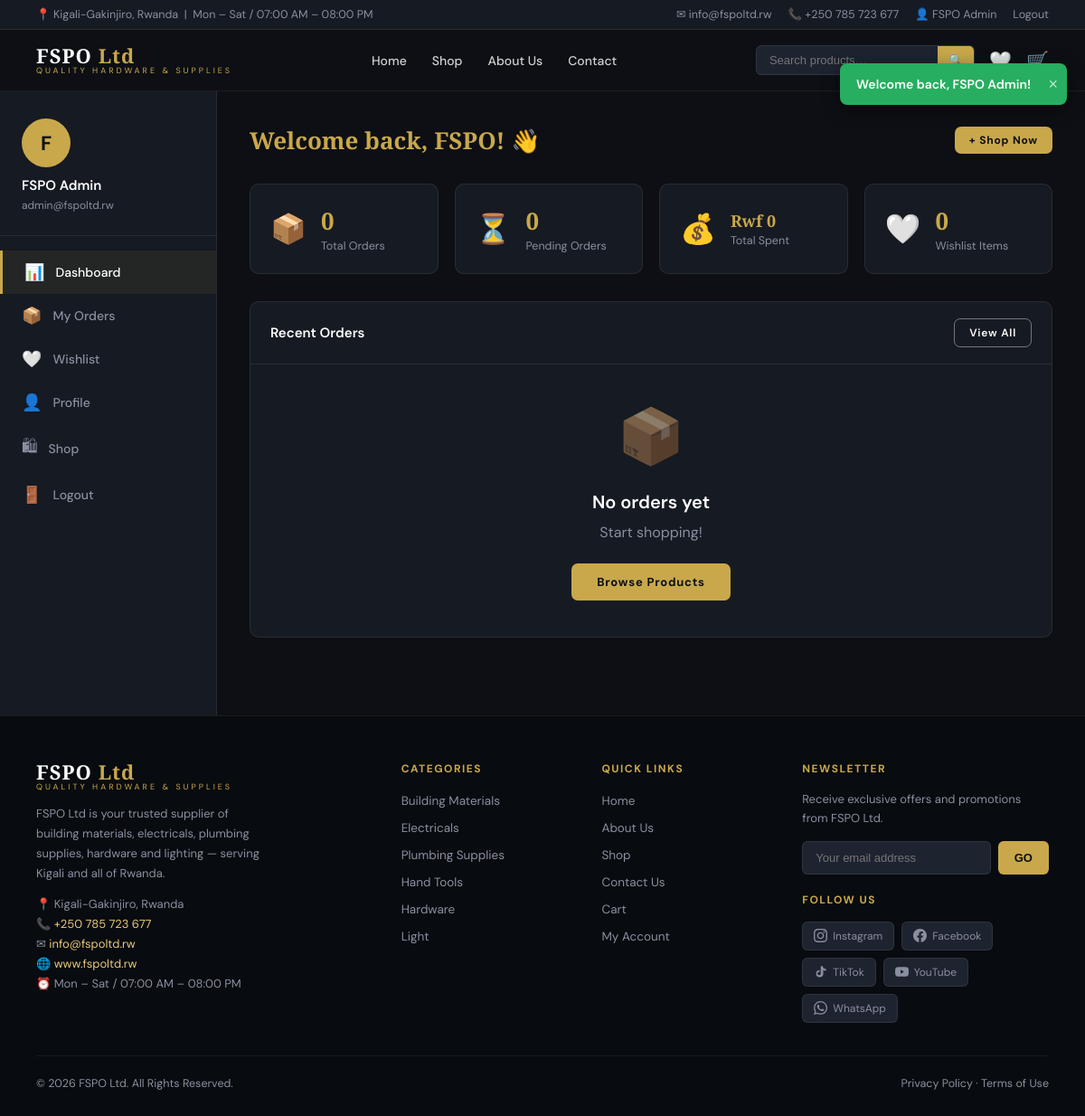
Screenshot of /client/dashboard.php (signed in) with the database file from the repository.
### tables this page shows
CREATE TABLE IF NOT EXISTS users (
    id INT AUTO_INCREMENT PRIMARY KEY,
    name VARCHAR(100) NOT NULL,
    email VARCHAR(150) UNIQUE NOT NULL,
    phone VARCHAR(20),
    password VARCHAR(255) NOT NULL,
    role ENUM('client','admin') DEFAULT 'client',
    avatar VARCHAR(255) DEFAULT NULL,
    address TEXT DEFAULT NULL,
    created_at TIMESTAMP DEFAULT CURRENT_TIMESTAMP,
    updated_at TIMESTAMP DEFAULT CURRENT_TIMESTAMP ON UPDATE CURRENT_TIMESTAMP
);

### includes/config.php (called while the page is built, shortened)
<?php
function formatRwf(float $amount): string {
    return 'Rwf ' . number_format($amount, 0, '.', ',');
}
function sanitize(string $str): string {
    return htmlspecialchars(trim($str), ENT_QUOTES, 'UTF-8');
}

### client/dashboard.php (the view, shortened to what this page needs)
<?php
require_once '../includes/config.php';
$db = getDB();
$uid = $_SESSION['user_id'];
$user = $db->prepare("SELECT * FROM users WHERE id=?");
$user->execute([$uid]);
$user = $user->fetch();
$totalOrders   = $db->prepare("SELECT COUNT(*) FROM orders WHERE user_id=?"); $totalOrders->execute([$uid]); $totalOrders = (int)$totalOrders->fetchColumn();
$totalSpent    = $db->prepare("SELECT COALESCE(SUM(total_amount),0) FROM orders WHERE user_id=? AND payment_status='paid'"); $totalSpent->execute([$uid]); $totalSpent = (float)$totalSpent->fetchColumn();
$pendingOrders = $db->prepare("SELECT COUNT(*) FROM orders WHERE user_id=? AND order_status='pending'"); $pendingOrders->execute([$uid]); $pendingOrders = (int)$pendingOrders->fetchColumn();
$wishlistCount = $db->prepare("SELECT COUNT(*) FROM wishlist WHERE user_id=?"); $wishlistCount->execute([$uid]); $wishlistCount = (int)$wishlistCount->fetchColumn();
$recentOrders = $db->prepare("SELECT * FROM orders WHERE user_id=? ORDER BY created_at DESC LIMIT 5");
$recentOrders->execute([$uid]);
$recentOrders = $recentOrders->fetchAll();
include '../includes/header.php';
?>
<div class="dashboard-layout">
  <aside class="sidebar">
    <div class="sidebar-user">
      <div class="avatar"><?= strtoupper(substr($user['name'],0,1)) ?></div>
      <h4><?= sanitize($user['name']) ?></h4>
      <small><?= sanitize($user['email']) ?></small>
    </div>
    <nav class="sidebar-nav">
      <a href="dashboard.php" class="active"><span class="nav-icon-dash">📊</span> Dashboard</a>
      <a href="orders.php"><span class="nav-icon-dash">📦</span> My Orders</a>
      <a href="../wishlist.php"><span class="nav-icon-dash">🤍</span> Wishlist</a>
      <a href="profile.php"><span class="nav-icon-dash">👤</span> Profile</a>
      <a href="../shop.php"><span class="nav-icon-dash">🛍</span> Shop</a>
      <a href="../logout.php"><span class="nav-icon-dash">🚪</span> Logout</a>
    </nav>
  </aside>
  <div class="dash-content">
    <div class="dash-header">
      <h1>Welcome back, <?= sanitize(explode(' ',$user['name'])[0]) ?>! 👋</h1>
      <a href="../shop.php" class="btn btn-gold btn-sm">+ Shop Now</a>
    </div>
    <div class="stat-cards">
      <div class="stat-card"><div class="stat-icon">📦</div><div class="stat-info"><h3><?= $totalOrders ?></h3><p>Total Orders</p></div></div>
      <div class="stat-card"><div class="stat-icon">⏳</div><div class="stat-info"><h3><?= $pendingOrders ?></h3><p>Pending Orders</p></div></div>
      <div class="stat-card"><div class="stat-icon">💰</div><div class="stat-info"><h3 style="font-size:18px"><?= formatRwf($totalSpent) ?></h3><p>Total Spent</p></div></div>
      <div class="stat-card"><div class="stat-icon">🤍</div><div class="stat-info"><h3><?= $wishlistCount ?></h3><p>Wishlist Items</p></div></div>
    </div>
    <div class="dash-table-card">
      <div class="dash-table-card-header">
        <h3>Recent Orders</h3>
        <a href="orders.php" class="btn btn-outline btn-sm">View All</a>
      </div>
      <?php if (empty($recentOrders)): ?>
      <div class="empty-state" style="padding:40px"><div class="icon">📦</div><h3>No orders yet</h3><p>Start shopping!</p><a href="../shop.php" class="btn btn-gold">Browse Products</a></div>
      <?php endif; ?>
    </div>
  </div>
</div>
<?php include '../includes/footer.php'; ?>

### css/style.css (style rules this page uses)
:root { --gold: #C9A84C; --gold-light: #E8C97A; --dark: #0D0F14; --dark2: #161A22; --dark3: #1E2330; --cream: #F5EDD8; --white: #FFFFFF; --green: #2A5C3F; --green-btn: #2E6B49; --text-muted: #8A8FA0; --danger: #E74C3C; --success: #27AE60; --warning: #F39C12; --info: #2980B9; --border: rgba(255,255,255,0.08); --radius: 10px; --shadow: 0 8px 32px rgba(0,0,0,0.35); }
* { margin: 0; padding: 0; box-sizing: border-box; }
html { scroll-behavior: smooth; }
body { font-family: 'DM Sans', sans-serif; background: var(--dark); color: var(--white); overflow-x: hidden; }
a { color: inherit; text-decoration: none; }
.btn { display: inline-flex; align-items: center; gap: 7px; padding: 12px 28px; border-radius: 7px; font-size: 13px; font-weight: 600; letter-spacing: 0.8px; cursor: pointer; border: none; transition: all .2s; text-align: center; }
.btn-gold { background: var(--gold); color: var(--dark); font-weight: 700; }
.btn-outline { background: transparent; border: 1.5px solid rgba(255,255,255,0.4); color: #fff; }
.btn-sm { padding: 7px 16px; font-size: 12px; }
.dashboard-layout { display: grid; grid-template-columns: 240px 1fr; min-height: calc(100vh - 110px); }
.sidebar { background: var(--dark2); border-right: 1px solid var(--border); padding: 30px 0; }
.sidebar-user { padding: 0 24px 24px; border-bottom: 1px solid var(--border); margin-bottom: 16px; }
.sidebar-user .avatar { width: 54px; height: 54px; background: var(--gold); border-radius: 50%; display: flex; align-items: center; justify-content: center; font-size: 22px; font-weight: 700; color: var(--dark); margin-bottom: 10px; }
.sidebar-user h4 { font-size: 15px; font-weight: 600; }
.sidebar-user small { color: var(--text-muted); font-size: 12px; }
.sidebar-nav a { display: flex; align-items: center; gap: 12px; padding: 12px 24px; color: var(--text-muted); font-size: 14px; font-weight: 500; transition: all .2s; }
.sidebar-nav a:hover, .sidebar-nav a.active { color: var(--white); background: rgba(201,168,76,0.08); border-left: 3px solid var(--gold); }
.sidebar-nav a .nav-icon-dash { font-size: 18px; }
.dash-content { padding: 36px; background: var(--dark); }
.dash-header { display: flex; justify-content: space-between; align-items: center; margin-bottom: 30px; }
.dash-header h1 { font-family: 'Playfair Display', serif; font-size: 26px; color: var(--gold); }
.stat-cards { display: grid; grid-template-columns: repeat(4, 1fr); gap: 18px; margin-bottom: 30px; }
.stat-card { background: var(--dark2); border: 1px solid var(--border); border-radius: var(--radius); padding: 22px; display: flex; align-items: center; gap: 16px; }
.stat-icon { font-size: 32px; }
.stat-info h3 { font-family: 'Playfair Display', serif; font-size: 26px; color: var(--gold); font-weight: 700; }
.stat-info p { font-size: 12.5px; color: var(--text-muted); margin-top: 2px; }
.dash-table-card { background: var(--dark2); border: 1px solid var(--border); border-radius: var(--radius); overflow: hidden; margin-bottom: 24px; }
.dash-table-card-header { display: flex; justify-content: space-between; align-items: center; padding: 18px 22px; border-bottom: 1px solid var(--border); }
.dash-table-card-header h3 { font-size: 15px; font-weight: 600; }
.empty-state { text-align: center; padding: 80px 20px; }
.empty-state .icon { font-size: 60px; margin-bottom: 20px; opacity: .5; }
.empty-state h3 { font-size: 20px; font-weight: 600; margin-bottom: 10px; }
.empty-state p { color: var(--text-muted); margin-bottom: 24px; }

### rows the page displays
users: name "F", name "FSPO Admin", email "admin@fspoltd.rw", name "FSPO"

### other values shown
$flash['msg'] "Welcome back, FSPO Admin!"
SITE_ADDRESS "Kigali-Gakinjiro, Rwanda"
SITE_HOURS "Mon – Sat / 07:00 AM – 08:00 PM"
SITE_EMAIL "info@fspoltd.rw"
SITE_PHONE "+250 785 723 677"
$_SESSION['user_name'] "FSPO Admin"
$totalOrders "0"
$pendingOrders "0"
formatRwf($totalSpent) "Rwf 0"
$wishlistCount "0"
